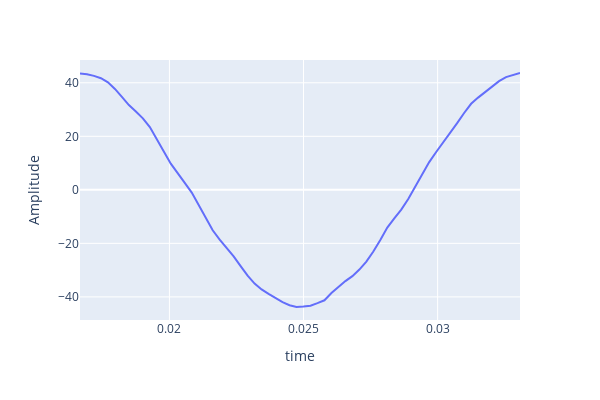
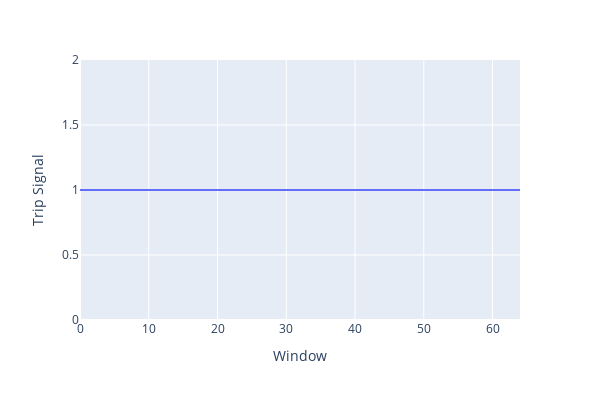

The notebook cell these images were saved under, in order:
### Code cell
window_idx = 64
sample_idx = (65 * event_idx) + window_idx


def update_fig(fig):
    fig.update_traces(line_color="#EEEEEE", line_width=2)
    fig.update_layout(
        paper_bgcolor="#222831",
        plot_bgcolor="#393E46",
        font_color="whitesmoke",
    )
    fig.update_xaxes(showgrid=True, gridwidth=1, gridcolor="#32E0C4")
    fig.update_yaxes(showgrid=True, gridwidth=1, gridcolor="#32E0C4")


signal, t = dataset.__getitem__(sample_idx, data_plot=True)
signal = np.copy(signal)
signal = signal.reshape((-1, 3))
signal = signal[:, 0]
t = np.copy(t)
print(type(t))
print(type(signal))
# print(f"Window index: {sample_df.query('indices == 196').index[0]}")
fig = px.line(
    x=t,
    y=signal,
    width=600,
    height=400,
    labels=dict(x="time", y="Amplitude"),
)
# update_fig(fig)
fig.show()
fig = px.line(
    x=sample_df.index,
    y=sample_df["Pred label"],
    width=600,
    height=400,
    labels=dict(x="Window", y="Trip Signal"),
    line_shape="hv",
)
# update_fig(fig)
fig.show()

### Figure 1 — Plotly figure (JSON) as saved in the notebook; plotly's stock layout.template omitted (floating-point values rounded to 4 significant figures)
{"data": [{"hovertemplate": "time=%{x}<br>Amplitude=%{y}<extra></extra>", "legendgroup": "", "line": {"color": "#636efa", "dash": "solid"}, "marker": {"symbol": "circle"}, "mode": "lines", "name": "", "orientation": "v", "showlegend": false, "type": "scatter", "x": [0.01667, 0.01693, 0.01719, 0.01745, 0.01771, 0.01797, 0.01823, 0.01849, 0.01875, 0.01901, 0.01927, 0.01953, 0.01979, 0.02005, 0.02031, 0.02057, 0.02083, 0.02109, 0.02135, 0.02161, 0.02187, 0.02213, 0.02239, 0.02265, 0.02292, 0.02318, 0.02344, 0.0237, 0.02396, 0.02422, 0.02448, 0.02474, 0.025, 0.02526, 0.02552, 0.02578, 0.02604, 0.0263, 0.02656, 0.02682, 0.02708, 0.02734, 0.0276, 0.02786, 0.02812, 0.02838, 0.02864, 0.0289, 0.02916, 0.02943, 0.02969, 0.02995, 0.03021, 0.03047, 0.03073, 0.03099, 0.03125, 0.03151, 0.03177, 0.03203, 0.03229, 0.03255, 0.03281, 0.03307], "xaxis": "x", "y": [43.46, 43.17, 42.58, 41.69, 40.18, 37.7, 34.74, 31.69, 29.29, 26.71, 23.43, 19.14, 14.36, 9.764, 5.989, 2.588, -1.015, -5.551, -10.61, -15.11, -18.62, -21.66, -24.88, -28.52, -32.09, -35.03, -37.22, -38.88, -40.4, -41.99, -43.12, -43.78, -43.64, -43.28, -42.32, -41.27, -38.58, -36.16, -34.1, -32.25, -29.79, -26.82, -23.03, -18.71, -14.1, -10.66, -7.371, -3.438, 1.294, 6.118, 10.35, 14.14, 17.72, 21.06, 24.91, 28.71, 32.15, 34.47, 36.53, 38.56, 40.63, 42.13, 43.0, 43.66], "yaxis": "y"}], "layout": {"height": 400, "legend": {"tracegroupgap": 0}, "margin": {"t": 60}, "width": 600, "xaxis": {"anchor": "y", "domain": [0, 1], "title": {"text": "time"}}, "yaxis": {"anchor": "x", "domain": [0, 1], "title": {"text": "Amplitude"}}}}

### Figure 2 — Plotly figure (JSON) as saved in the notebook; plotly's stock layout.template omitted (floating-point values rounded to 4 significant figures)
{"data": [{"hovertemplate": "Window=%{x}<br>Trip Signal=%{y}<extra></extra>", "legendgroup": "", "line": {"color": "#636efa", "dash": "solid", "shape": "hv"}, "marker": {"symbol": "circle"}, "mode": "lines", "name": "", "orientation": "v", "showlegend": false, "type": "scatter", "x": [0, 1, 2, 3, 4, 5, 6, 7, 8, 9, 10, 11, 12, 13, 14, 15, 16, 17, 18, 19, 20, 21, 22, 23, 24, 25, 26, 27, 28, 29, 30, 31, 32, 33, 34, 35, 36, 37, 38, 39, 40, 41, 42, 43, 44, 45, 46, 47, 48, 49, 50, 51, 52, 53, 54, 55, 56, 57, 58, 59, 60, 61, 62, 63, 64], "xaxis": "x", "y": [1, 1, 1, 1, 1, 1, 1, 1, 1, 1, 1, 1, 1, 1, 1, 1, 1, 1, 1, 1, 1, 1, 1, 1, 1, 1, 1, 1, 1, 1, 1, 1, 1, 1, 1, 1, 1, 1, 1, 1, 1, 1, 1, 1, 1, 1, 1, 1, 1, 1, 1, 1, 1, 1, 1, 1, 1, 1, 1, 1, 1, 1, 1, 1, 1], "yaxis": "y"}], "layout": {"height": 400, "legend": {"tracegroupgap": 0}, "margin": {"t": 60}, "width": 600, "xaxis": {"anchor": "y", "domain": [0, 1], "title": {"text": "Window"}}, "yaxis": {"anchor": "x", "domain": [0, 1], "title": {"text": "Trip Signal"}}}}
